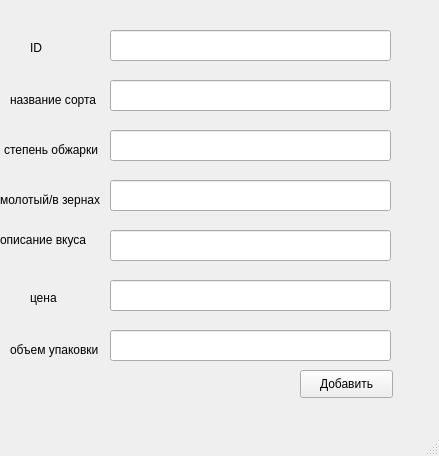
<?xml version="1.0" encoding="UTF-8"?>
<ui version="4.0">
 <class>MainWindow</class>
 <widget class="QMainWindow" name="MainWindow">
  <property name="geometry">
   <rect>
    <x>0</x>
    <y>0</y>
    <width>439</width>
    <height>456</height>
   </rect>
  </property>
  <property name="windowTitle">
   <string>MainWindow</string>
  </property>
  <widget class="QWidget" name="centralwidget">
   <widget class="QLabel" name="label">
    <property name="geometry">
     <rect>
      <x>30</x>
      <y>40</y>
      <width>61</width>
      <height>16</height>
     </rect>
    </property>
    <property name="text">
     <string>ID</string>
    </property>
   </widget>
   <widget class="QLineEdit" name="line">
    <property name="geometry">
     <rect>
      <x>110</x>
      <y>30</y>
      <width>281</width>
      <height>31</height>
     </rect>
    </property>
   </widget>
   <widget class="QLabel" name="label_2">
    <property name="geometry">
     <rect>
      <x>10</x>
      <y>90</y>
      <width>101</width>
      <height>20</height>
     </rect>
    </property>
    <property name="text">
     <string>название сорта</string>
    </property>
   </widget>
   <widget class="QLineEdit" name="line2">
    <property name="geometry">
     <rect>
      <x>110</x>
      <y>80</y>
      <width>281</width>
      <height>31</height>
     </rect>
    </property>
   </widget>
   <widget class="QLabel" name="label_3">
    <property name="geometry">
     <rect>
      <x>0</x>
      <y>190</y>
      <width>111</width>
      <height>20</height>
     </rect>
    </property>
    <property name="text">
     <string>молотый/в зернах</string>
    </property>
   </widget>
   <widget class="QLineEdit" name="line4">
    <property name="geometry">
     <rect>
      <x>110</x>
      <y>180</y>
      <width>281</width>
      <height>31</height>
     </rect>
    </property>
   </widget>
   <widget class="QLabel" name="label_4">
    <property name="geometry">
     <rect>
      <x>4</x>
      <y>140</y>
      <width>101</width>
      <height>20</height>
     </rect>
    </property>
    <property name="text">
     <string>степень обжарки</string>
    </property>
   </widget>
   <widget class="QLabel" name="state">
    <property name="geometry">
     <rect>
      <x>20</x>
      <y>380</y>
      <width>191</width>
      <height>16</height>
     </rect>
    </property>
    <property name="text">
     <string/>
    </property>
   </widget>
   <widget class="QPushButton" name="btn">
    <property name="geometry">
     <rect>
      <x>300</x>
      <y>370</y>
      <width>93</width>
      <height>28</height>
     </rect>
    </property>
    <property name="text">
     <string>Добавить</string>
    </property>
   </widget>
   <widget class="QLineEdit" name="line3">
    <property name="geometry">
     <rect>
      <x>110</x>
      <y>130</y>
      <width>281</width>
      <height>31</height>
     </rect>
    </property>
   </widget>
   <widget class="QLabel" name="label_5">
    <property name="geometry">
     <rect>
      <x>0</x>
      <y>230</y>
      <width>101</width>
      <height>20</height>
     </rect>
    </property>
    <property name="text">
     <string>описание вкуса</string>
    </property>
   </widget>
   <widget class="QLabel" name="label_6">
    <property name="geometry">
     <rect>
      <x>10</x>
      <y>340</y>
      <width>101</width>
      <height>20</height>
     </rect>
    </property>
    <property name="text">
     <string>объем упаковки</string>
    </property>
   </widget>
   <widget class="QLineEdit" name="line5">
    <property name="geometry">
     <rect>
      <x>110</x>
      <y>230</y>
      <width>281</width>
      <height>31</height>
     </rect>
    </property>
   </widget>
   <widget class="QLineEdit" name="line7">
    <property name="geometry">
     <rect>
      <x>110</x>
      <y>330</y>
      <width>281</width>
      <height>31</height>
     </rect>
    </property>
   </widget>
   <widget class="QLabel" name="label_7">
    <property name="geometry">
     <rect>
      <x>30</x>
      <y>290</y>
      <width>55</width>
      <height>16</height>
     </rect>
    </property>
    <property name="text">
     <string>цена</string>
    </property>
   </widget>
   <widget class="QLineEdit" name="line6">
    <property name="geometry">
     <rect>
      <x>110</x>
      <y>280</y>
      <width>281</width>
      <height>31</height>
     </rect>
    </property>
   </widget>
  </widget>
  <widget class="QMenuBar" name="menubar">
   <property name="geometry">
    <rect>
     <x>0</x>
     <y>0</y>
     <width>439</width>
     <height>26</height>
    </rect>
   </property>
  </widget>
  <widget class="QStatusBar" name="statusbar"/>
 </widget>
 <resources/>
 <connections/>
</ui>
